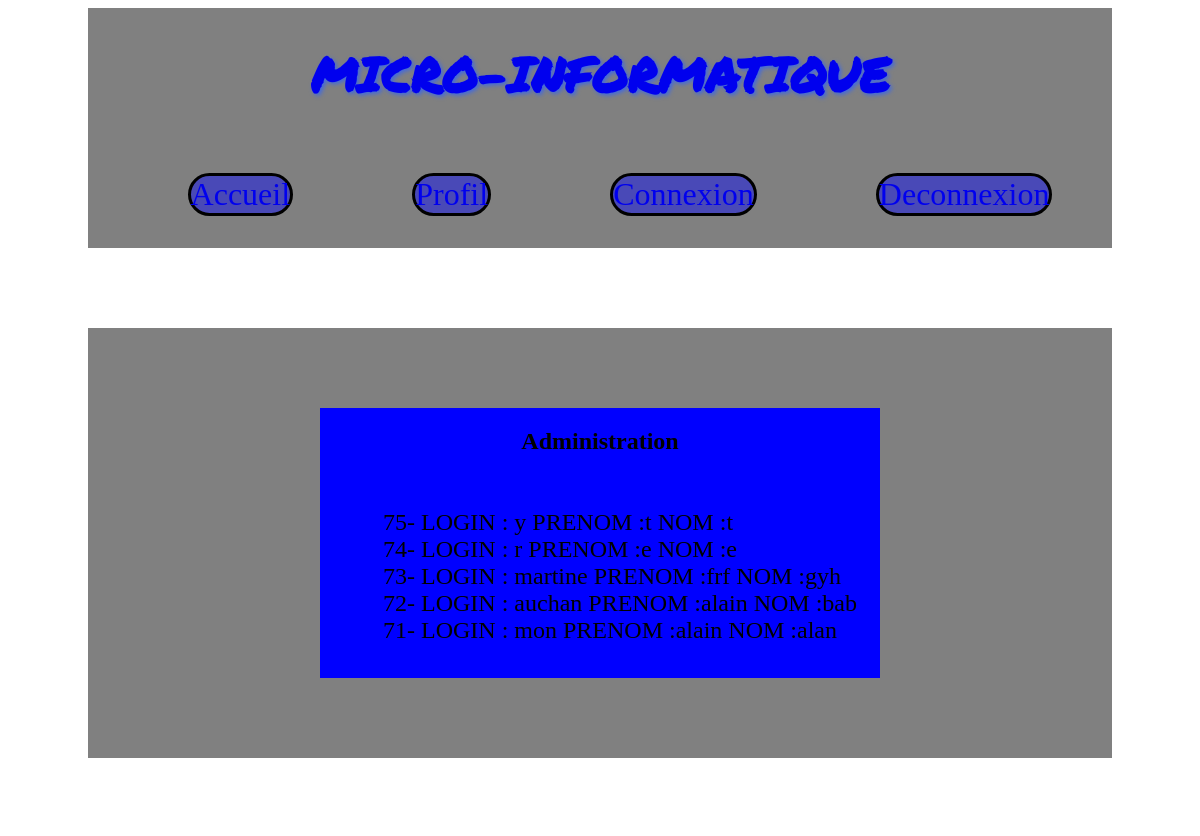
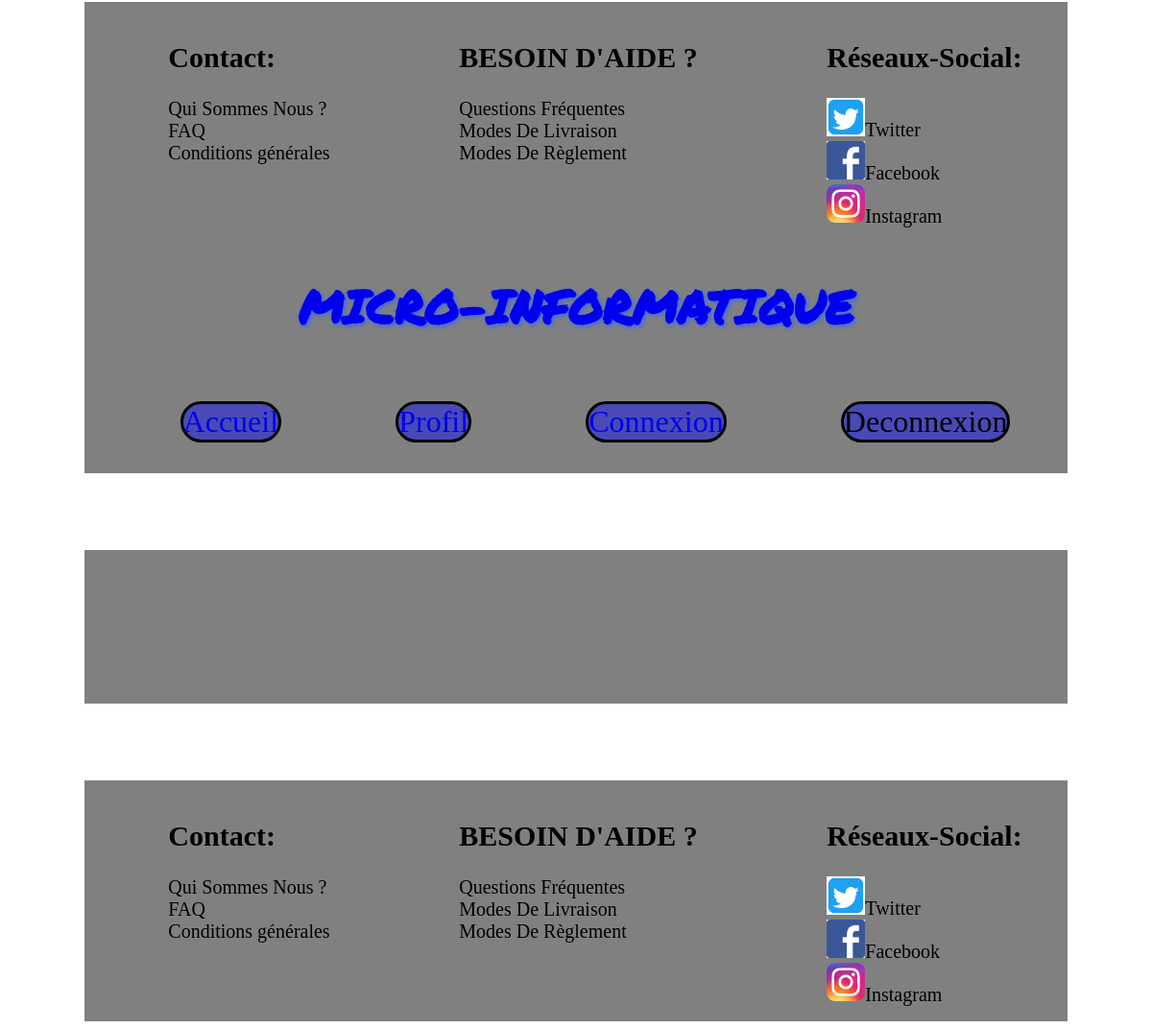
The app's page /admin.php with its own data (2 pictures, top to bottom).
### tables this page shows
CREATE TABLE `utilisateurs` (
  `id` int(11) NOT NULL,
  `login` varchar(255) NOT NULL,
  `prenom` varchar(255) NOT NULL,
  `nom` varchar(255) NOT NULL,
  `password` varchar(255) NOT NULL
);

### admin.php (the view, shortened to what this page needs)
<?php
$bdd = new PDO('mysql:host=localhost;dbname=moduleconnexion', 'root', '');
$membres = $bdd->query('SELECT * FROM utilisateurs ORDER BY id DESC LIMIT 0,5');
?>
<!DOCTYPE html>
<html lang="fr">
<head>
    <link rel="stylesheet" href="connexion.css">
</head>
    <body>
        <header>
            <div>
                <div id="titre">
                    <h1 id="titre1"><a href="index.php"> MICRO-INFORMATIQUE</a></h1>
                </div>
            </div>
            <nav id="navheader">
                <ul id="ulheader">
                    <li class="liheader"><a href="index.php">Accueil</a></li>
                    <li class="liheader"><a href="profil.php">Profil</a></li>
                    <li class="liheader"><a href="connexion.php">Connexion</a></li>
                    <li class="liheader"><a href="deconnexion.php">Deconnexion</a></li>
                </ul>
            </nav>
        </header>
        <main id="mainadmin">
            <div id="divadmin">
                <h2>Administration</h2> <br>
                    <ul>
                        <?php while($m = $membres->fetch()) { ?>
                        <li class="liadmin"><?= $m['id'] ?>- LOGIN : <?= $m['login'] ?> PRENOM :<?= $m['prenom'] ?> NOM :<?= $m['nom'] ?></a></li>
                        <?php } ?>
                    </ul><br>
            </div>
        </main>
        <footer>
            <nav id="navfooter">
                <ul id="ulfooter1">
                    <h2 id="h2contactfooter1">Contact:</h2>
                    <li><a class="afooter" href="">Qui Sommes Nous ?</a></li>
                    <li><a class="afooter" href="">FAQ</a></li>
                    <li><a class="afooter" href="">Conditions générales</a></li>
                </ul>
                <ul id="ulfooter2">
                    <h2 ID="h2contactfooter2">BESOIN D'AIDE ?</h2>
                    <li><a class="afooter" href="">Questions Fréquentes</a></li>
                    <li><a class="afooter" href="">Modes De Livraison</a></li>
                    <li><a class="afooter" href="">Modes De Règlement</a></li>
                </ul>
                <ul id="ulfooter3">
                    <h2 id="h2contactfooter3">Réseaux-Social:</h2>
                    <li id="socialfooter">
                        <a class="afooter" href=""><img class="footerlogo" src="photo/twitter.png" alt="Twitter">Twitter</a>
                        <a class="afooter" href=""><img class="footerlogo" src="photo/logofacebook.jpg" alt="Facebook">Facebook</a>
                        <a class="afooter" href=""><img class="footerlogo" src="photo/Instagram.png" alt="Instagram">Instagram</a>
                    </li>
                </ul>
            </nav>
        </footer>
    </body>
</html>
<!DOCTYPE html>
<html lang="fr">
<head>
    <link rel="stylesheet" href="connexion.css">
</head>
    <body>
        <header>
            <div>
                <div id="titre">
                    <h1 id="titre1"><a href="index.php"> MICRO-INFORMATIQUE</a></h1>
                </div>
            </div>
            <nav id="navheader">
                <ul id="ulheader">
                    <li class="liheader"><a href="index.php">Accueil</a></li>
                    <li class="liheader"><a href="profil.php">Profil</a></li>
                    <li class="liheader"><a href="connexion.php">Connexion</a></li>
                    <li class="liheader"><a >Deconnexion</a></li>
                </ul>
            </nav>
        </header>
        <main>
        </main>
        <footer>
            <nav id="navfooter">
                <ul id="ulfooter1">
                    <h2 id="h2contactfooter1">Contact:</h2>
                    <li><a class="afooter" href="">Qui Sommes Nous ?</a></li>
                    <li><a class="afooter" href="">FAQ</a></li>
                    <li><a class="afooter" href="">Conditions générales</a></li>
                </ul>
                <ul id="ulfooter2">
                    <h2 ID="h2contactfooter2">BESOIN D'AIDE ?</h2>
                    <li><a class="afooter" href="">Questions Fréquentes</a></li>
                    <li><a class="afooter" href="">Modes De Livraison</a></li>
                    <li><a class="afooter" href="">Modes De Règlement</a></li>
                </ul>
                <ul id="ulfooter3">
                    <h2 id="h2contactfooter3">Réseaux-Social:</h2>
                    <li id="socialfooter">
                        <a class="afooter" href=""><img class="footerlogo" src="photo/twitter.png" alt="Twitter">Twitter</a>
                        <a class="afooter" href=""><img class="footerlogo" src="photo/logofacebook.jpg" alt="Facebook">Facebook</a>
                        <a class="afooter" href=""><img class="footerlogo" src="photo/Instagram.png" alt="Instagram">Instagram</a>
                    </li>
                </ul>
            </nav>
        </footer>
    </body>
</html>

### connexion.css (style rules this page uses)
body { height: 100%; background-image: url(photo/code.gif); }
header { background-color: grey; margin-left: 5em; margin-right: 5em; }
#navheader { display: flex; flex-direction: row; }
#ulheader { display: flex; justify-content: space-around; width: 100%; font-size: 2em; }
.liheader { list-style:none; text-decoration: none; border: solid; border-radius: 1em; background-color: rgba(0, 0, 255, 0.431); }
#titre { display: flex; flex-direction: row; justify-content: center; }
#titre1 { font-family: 'Estonia', cursive; font-family: 'Noto Sans KR', sans-serif; font-family: 'Permanent Marker', cursive; font-size: 3em; text-shadow: 2px 2px 4px royalblue; border-radius: 1em; }
a { text-decoration: none; }
main { margin: 5em; padding: 5em; margin-left: 5em; margin-right: 5em; background-color: gray; }
#navfooter { display: flex; flex-direction: row; justify-content: space-around; background-color: grey; margin-left: 5em; margin-right: 5em; }
#ulfooter1 { display: flex; flex-direction: column; list-style:none; text-decoration: none; }
#ulfooter2 { display: flex; flex-direction: column; list-style:none; text-decoration: none; }
#ulfooter3 { display: flex; flex-direction: column; }
#socialfooter { display: flex; list-style:none; text-decoration: none; flex-direction: column; }
#h2contactfooter1 { width: 100%; font-size: 30px; }
#h2contactfooter2 { width: 100%; font-size: 30px; }
#h2contactfooter3 { width: 100%; font-size: 30px; }
.footerlogo { width: 2em; height: 2em; }
.afooter { list-style:none; text-decoration: none; color: black; font-size: 20px; }
#mainadmin { display: flex; flex-direction: row; justify-content: center; background-color: gray; }
#divadmin { display: flex; flex-direction: column; justify-content: center; align-items: center; width: 35em; justify-items: center; background-color: blue; }
.liadmin { display: flex; font-size: 1.5em; }

### records on screen
utilisateurs: id "75", login "y", prenom "t", nom "t"
utilisateurs: id "74", login "r", prenom "e", nom "e"
utilisateurs: id "73", login "martine", prenom "frf", nom "gyh"
utilisateurs: id "72", login "auchan", prenom "alain", nom "bab"
utilisateurs: id "71", login "mon", prenom "alain", nom "alan"
